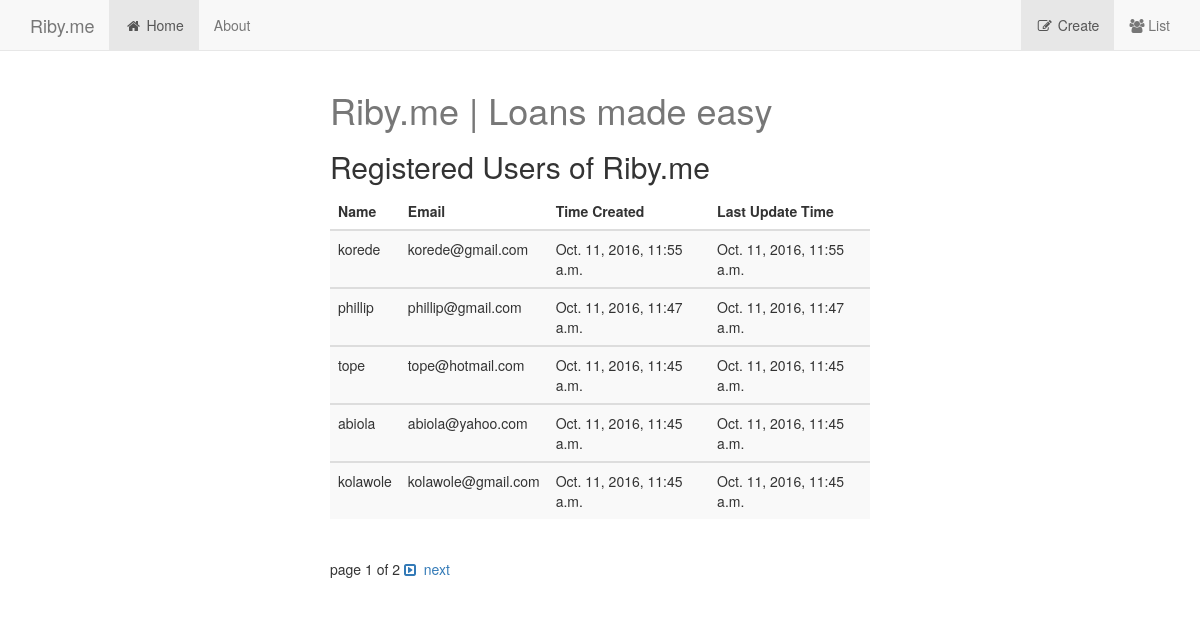
The page /list/ on the database as committed earlier.
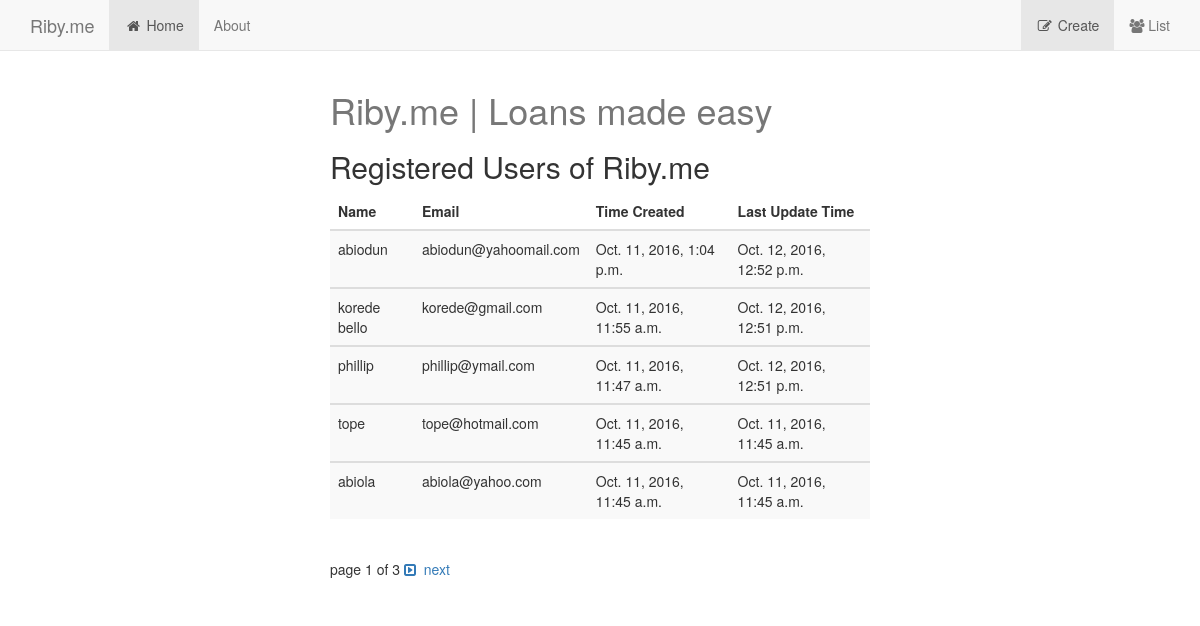
The same page on the database as committed later.
### ribyapp/models.py (models this page shows, shortened)
class Post(models.Model):
    name = models.CharField(max_length=120)
    email = models.EmailField()
    updated = models.DateTimeField(auto_now=True, auto_now_add=False)
    timestamp = models.DateTimeField(auto_now=False, auto_now_add=True)
    class Meta:
        ordering=["-timestamp","-updated"]

### ribyapp/views.py (the view)
# urls.py: url(r'^list/$', 'ribyapp.views.post_list', name='post_list'),
def post_list(request):
    queryset_list=Post.objects.all()#.order_by("-timestamp")
    paginator=Paginator(queryset_list,5)#shows 5 posts per list
    page_request_var='page'
    page=request.GET.get(page_request_var)
    try:
        queryset=paginator.page(page)
    except PageNotAnInteger:
        queryset=paginator.page(1)
    except EmptyPage:
        queryset=paginator.page(paginator.num_pages)
    context={
        "object_list":queryset,
        "title":"Registered Users of Riby.me",
        "page_request_var":page_request_var,
    }
    return render(request,"post_list.html",context)

### templates/post_list.html (shortened to what this page needs)
{% extends "base.html" %}
{% block content %}
 <div class="col-sm-6 col-sm-offset-3">
<h1 class="sub-header">Riby.me | Loans made easy </h1>
     <h2>{{title}} </h2>
          <div class="table-responsive">
            <table class="table table-striped">
              <thead>
                <tr>
                  <th>Name</th>
                  <th>Email</th>
                    <th>Time Created</th>
                    <th>Last Update Time</th>
                </tr>
              </thead>
  {% for obj in object_list %}
              <tbody>
                <tr>
                  <td>{{obj.name}}</td>
                  <td>{{obj.email}}</td>
                    <td>{{obj.timestamp}}</td>
                    <td>{{obj.updated}}</td>
                </tr>
              </tbody>
 {% endfor %}
            </table>
</div>
     <div class="pagination">
         <span class="step-links">
             <span class="current">
                page {{object_list.number}} of {{object_list.paginator.num_pages}}
             </span>
             {% if object_list.has_next %}
                <a href="?{{page_request_var}}={{object_list.next_page_number}}"><i class="fa fa-caret-square-o-right" aria-hidden="true"></i>
&nbsp;next</a>
             {% endif %}
         </span>
     </div>
 </div>
{% endblock content %}

### templates/base.html (shortened to what this page needs)
{% load staticfiles %}
<!DOCTYPE html>
<html lang="en">
<head>
    <link rel="stylesheet" type="text/css" href='{% static "css/bootstrap.css" %}' />
    <link rel="stylesheet" type="text/css" href='{% static "css/base.css" %}' />
    <link href="{% static 'font-awesome/css/font-awesome.min.css' %}" type="text/css" rel="stylesheet">
</head>
<body>
{% include "navbar.html" %}
<div class="container">
    {% block content %}
    {% endblock content %}
</div>
</body>
</html>

### templates/navbar.html (shortened to what this page needs)
<nav class="navbar navbar-default navbar-fixed-top">
      <div class="container">
        <div class="navbar-header">
          <a class="navbar-brand" href="#">Riby.me</a>
        </div>
        <div id="navbar" class="navbar-collapse collapse">
          <ul class="nav navbar-nav">
            <li class="active"><a href="{% url 'home' %}"><i class="fa fa-home fa-fw" aria-hidden="true"></i>&nbsp;Home</a></li>
            <li><a href="#about">About</a></li>
          </ul>
          <ul class="nav navbar-nav navbar-right">
            <li class="active"><a href="{% url 'create' %}"><i class="fa fa-edit fa-fw" aria-hidden="true"></i>&nbsp;Create</a></li>
            <li ><a href="{% url 'post_list' %}"><i class="fa fa-users" aria-hidden="true"></i>&nbsp;List</a></li>
          </ul>
        </div>
      </div>
    </nav>

### static/css/base.css (style rules this page uses)
h1 { color:#777777 }
body { min-height: 2000px; padding-top: 70px; }

Rows that differ between the two databases and show on the page:
no longer on this page (row unchanged): Post: name "kolawole", email "kolawole@gmail.com", timestamp "Oct. 11, 2016, 11:45 a.m.", updated "Oct. 11, 2016, 11:45 a.m."
added Post: name "abiodun", email "abiodun@yahoomail.com", timestamp "Oct. 11, 2016, 1:04 p.m.", updated "Oct. 12, 2016, 12:52 p.m."
changed Post "korede@gmail.com": name "korede" → "korede bello"; updated "Oct. 11, 2016, 11:55 a.m." → "Oct. 12, 2016, 12:51 p.m."
changed Post "phillip": email "phillip@gmail.com" → "phillip@ymail.com"; updated "Oct. 11, 2016, 11:47 a.m." → "Oct. 12, 2016, 12:51 p.m."
Other text that changed with them:
{{ object_list.paginator.num_pages }}: "2" → "3"
